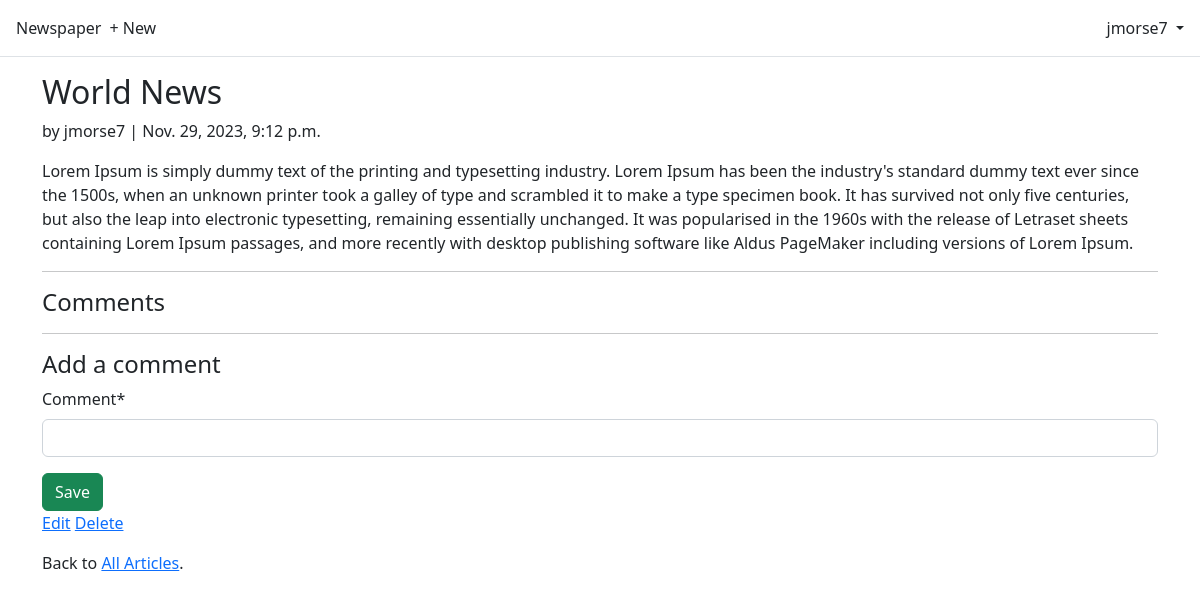
Page /articles/1/ (signed in) on the earlier database version.
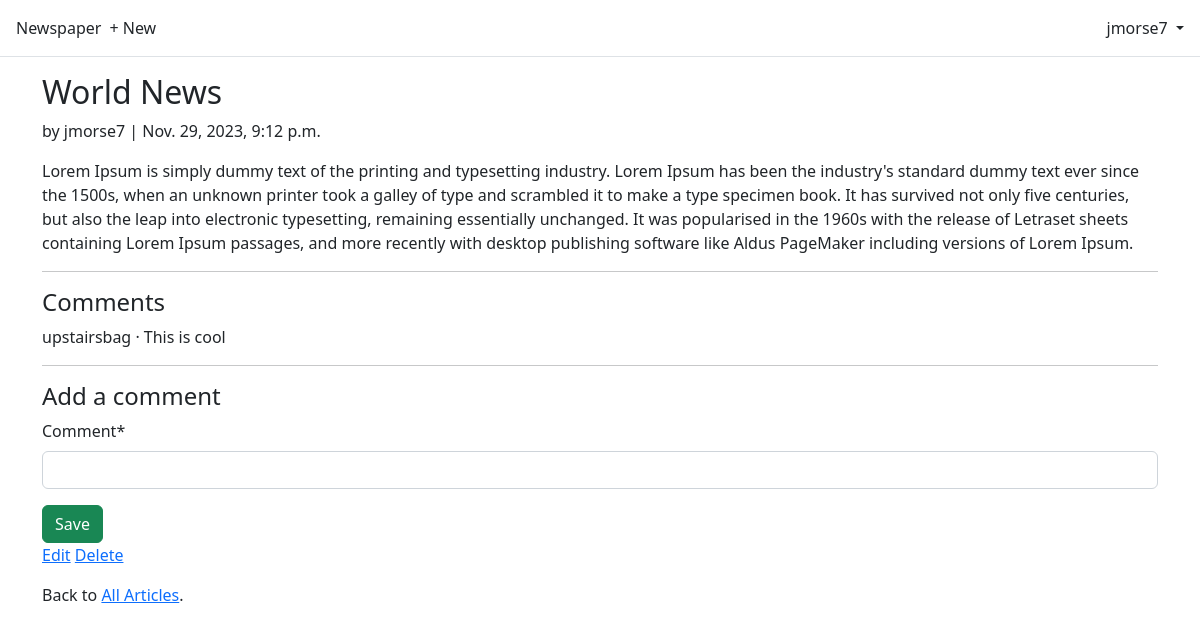
Same page on the later database version.
### articles/models.py (models this page shows, shortened)
class Comment(models.Model):
    article = models.ForeignKey(Article, on_delete=models.CASCADE)
    comment = models.CharField(max_length=140)
    author = models.ForeignKey(
        settings.AUTH_USER_MODEL,
        on_delete=models.CASCADE,
    )
    def __str__(self):
        return self.comment

### accounts/models.py (models this page shows)
class CustomUser(AbstractUser):
    age = models.PositiveIntegerField(null=True, blank=True)

### articles/views.py (the view, shortened to what this page needs)
# urls.py: path("<int:pk>/", ArticleDetailView.as_view(), name="article_detail"),
class ArticleDetailView(LoginRequiredMixin, View):
    def get(self, request, *args, **kwargs):
        view = CommentGet.as_view()
        return view(request, *args, **kwargs)

### articles/forms.py
class CommentForm(forms.ModelForm):
    class Meta:
        model = Comment
        fields = ("comment",)

### articles/views.py (called while the page is built)
    def get_context_data(self, **kwargs):
        context = super().get_context_data(**kwargs)
        context["form"] = CommentForm()
        return context

### templates/article_detail.html
{% extends "base.html" %}
{% load crispy_forms_tags %}
{% block content %}
<div class="article-entry">
    <h2>{{ object.title }}</h2>
    <p>by {{ object.author }} | {{ object.date }}</p>
    <p>{{ object.body }}</p>
</div>
<hr>
<h4>Comments</h4>
{% for comment in article.comment_set.all %}
    <p>{{ comment.author }} &middot; {{ comment }}</p>
{% endfor %}
<hr>
<h4>Add a comment</h4>
<form action="" method="post">{% csrf_token %}
    {{ form|crispy }}
    <button class="btn btn-success ml-2" type="submit">Save</button>
</form>
<div>
    {% if article.author.pk == request.user.pk %}
    <p><a href="{% url 'article_edit' article.pk %}">Edit</a>
        <a href="{% url 'article_delete' article.pk %}">Delete</a>
    </p>
    {% endif %}
    <p>Back to <a href="{% url 'article_list' %}">All Articles</a>.</p>
</div>
{% endblock content %}

Differences in the rows shown:
added Comment: author "upstairsbag", comment "This is cool"
